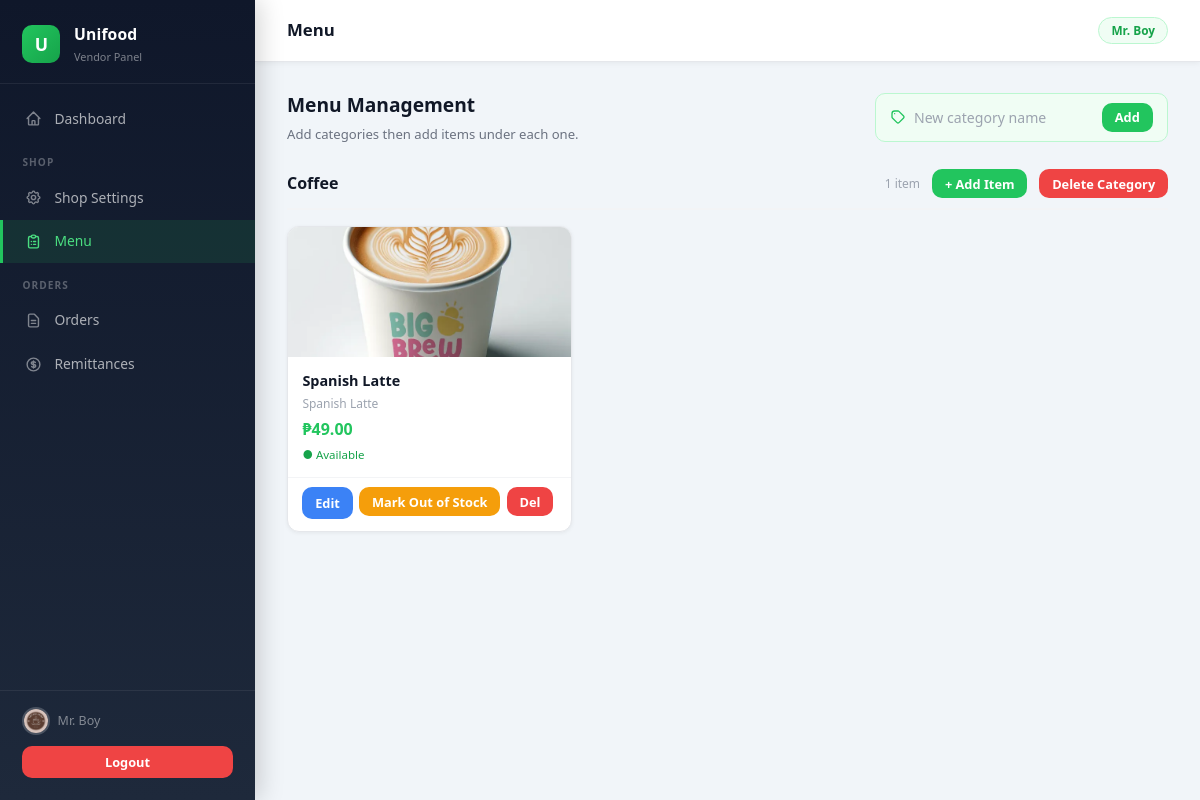
/vendor/menu (signed in), run on the app's committed database.
### models.py (models this page shows, shortened)
class Vendor(db.Model):
    __tablename__ = 'vendors'
    id = db.Column(db.Integer, primary_key=True)
    shop_name = db.Column(db.String(100), nullable=False)
    email = db.Column(db.String(120), unique=True, nullable=False)
    password_hash = db.Column(db.String(256), nullable=False)
    phone = db.Column(db.String(20))
    cover_banner = db.Column(db.String(255))
    shop_logo = db.Column(db.String(255))
    shop_type = db.Column(db.String(50), default='restaurant')  # restaurant, cafe, bakery, etc.
    address = db.Column(db.String(255))
    business_address = db.Column(db.String(255))
    business_city = db.Column(db.String(100))
    vendor_barangay = db.Column(db.String(100))  # used for shipping distance calc
    description = db.Column(db.Text)
    proposal = db.Column(db.Text)
    status = db.Column(db.String(20), default='pending')
    created_at = db.Column(db.DateTime, default=datetime.utcnow)
    categories = db.relationship('Category', backref='vendor', lazy=True,
                                 cascade='all, delete-orphan')
    menu_items = db.relationship('MenuItem', backref='vendor', lazy=True,
                                 cascade='all, delete-orphan')
    orders = db.relationship('Order', backref='vendor', lazy=True,
                              foreign_keys='Order.vendor_id')

class Category(db.Model):
    __tablename__ = 'categories'
    id = db.Column(db.Integer, primary_key=True)
    vendor_id = db.Column(db.Integer, db.ForeignKey('vendors.id'), nullable=False)
    name = db.Column(db.String(100), nullable=False)
    items = db.relationship('MenuItem', backref='category', lazy=True)

class MenuItem(db.Model):
    __tablename__ = 'menu_items'
    id = db.Column(db.Integer, primary_key=True)
    vendor_id = db.Column(db.Integer, db.ForeignKey('vendors.id'), nullable=False)
    category_id = db.Column(db.Integer, db.ForeignKey('categories.id'), nullable=True)
    name = db.Column(db.String(100), nullable=False)
    description = db.Column(db.Text)
    price = db.Column(db.Float, nullable=False)
    image = db.Column(db.String(255))
    is_available = db.Column(db.Boolean, default=True)
    created_at = db.Column(db.DateTime, default=datetime.utcnow)
    order_items = db.relationship('OrderItem', backref='menu_item', lazy=True)

### routes/vendor.py (the view)
@vendor_bp.route('/menu')
@vendor_required
def menu():
    vendor = Vendor.query.get(session['vendor_id'])
    cats = Category.query.filter_by(vendor_id=vendor.id).all()
    uncategorized = MenuItem.query.filter_by(vendor_id=vendor.id, category_id=None).all()
    return render_template('vendor/menu.html', vendor=vendor, categories=cats, uncategorized=uncategorized)

### routes/vendor.py (called while the page is built)
def vendor_required(f):
    @wraps(f)
    def decorated(*args, **kwargs):
        if 'vendor_id' not in session:
            flash('Please log in as a vendor.', 'error')
            return redirect(url_for('vendor.login'))
        vendor = Vendor.query.get(session['vendor_id'])
        if not vendor or vendor.status in ('suspended', 'banned'):
            session.pop('vendor_id', None)
            flash('Your account has been suspended or banned.', 'error')
            return redirect(url_for('vendor.login'))
        return f(*args, **kwargs)
    return decorated

### templates/vendor/menu.html (shortened to what this page needs)
{% extends 'vendor/base.html' %}
{% block page_title %}Menu{% endblock %}
{% block content %}
<div class="menu-page-head">
  <div>
    <h2 style="margin:0;font-size:1.2rem;">Menu Management</h2>
    <p style="margin:.2rem 0 0;font-size:.82rem;color:#6b7280;">Add categories then add items under each one.</p>
  </div>
  <form method="POST" action="{{ url_for('vendor.category_add') }}" class="add-cat-form">
    <svg width="16" height="16" fill="none" stroke="#22c55e" viewBox="0 0 24 24">
      <path stroke-linecap="round" stroke-linejoin="round" stroke-width="2"
        d="M7 7h.01M7 3h5c.512 0 1.024.195 1.414.586l7 7a2 2 0 010 2.828l-7 7a2 2 0 01-2.828 0l-7-7A1.994 1.994 0 013 12V7a4 4 0 014-4z"/>
    </svg>
    <input type="text" name="name" placeholder="New category name" required>
    <button type="submit" class="btn btn-primary btn-sm">Add</button>
  </form>
</div>
{% for cat in categories %}
<div class="cat-section">
  <div class="cat-header">
    <span class="cat-name">{{ cat.name }}</span>
    <span class="cat-item-count">{{ cat.items|length }} item{{ 's' if cat.items|length != 1 else '' }}</span>
    <button class="btn btn-primary btn-sm" onclick="openAddModal({{ cat.id }}, '{{ cat.name|e }}')">
      + Add Item
    </button>
    <form method="POST" action="{{ url_for('vendor.category_delete', cat_id=cat.id) }}"
          onsubmit="return confirm('Delete category &quot;{{ cat.name }}&quot; and unlink its items?')">
      <button class="btn btn-danger btn-sm">Delete Category</button>
    </form>
  </div>
  {% if cat.items %}
  <div class="item-grid">
    {% for item in cat.items %}
    <div class="item-card">
      {% if item.image %}
      <img src="{{ url_for('static', filename=item.image) }}" class="item-img" alt="{{ item.name }}">
      {% endif %}
      <div class="item-body">
        <div class="item-name">{{ item.name }}</div>
        {% if item.description %}<div class="item-desc">{{ item.description[:60] }}{% if item.description|length > 60 %}…{% endif %}</div>{% endif %}
        <div class="item-price">&#8369;{{ '%.2f'|format(item.price) }}</div>
        <div class="item-avail">
          {% if item.is_available %}
          <span style="color:#16a34a;">&#9679; Available</span>
          {% else %}
          <span style="color:#dc2626;">&#9679; Out of Stock</span>
          {% endif %}
        </div>
      </div>
      <div class="item-actions">
        <a href="{{ url_for('vendor.item_edit', item_id=item.id) }}" class="btn btn-info btn-sm">Edit</a>
        <form method="POST" action="{{ url_for('vendor.item_toggle', item_id=item.id) }}" style="display:inline;">
          {% if item.is_available %}
          <button type="submit" class="btn btn-warning btn-sm">Mark Out of Stock</button>
          {% else %}
          <button type="submit" class="btn btn-primary btn-sm">Mark Available</button>
          {% endif %}
        </form>
        <form method="POST" action="{{ url_for('vendor.item_delete', item_id=item.id) }}"
              onsubmit="return confirm('Delete this item?')" style="display:inline;">
          <button class="btn btn-danger btn-sm">Del</button>
        </form>
      </div>
    </div>
    {% endfor %}
  </div>
  {% else %}
  <div class="empty-cat">No items in this category yet. Click <strong>+ Add Item</strong> to get started.</div>
  {% endif %}
</div>
{% endfor %}
{% endblock %}

### templates/vendor/base.html (shortened to what this page needs)
<!DOCTYPE html>
<html lang="en">
<head>
<link rel="stylesheet" href="{{ url_for('static', filename='css/main.css') }}">
</head>
<body>
<div style="display:flex;min-height:100vh;">
  <aside class="v-sidebar">
    <div class="v-logo">
      <div class="v-logo-icon">U</div>
      <div>
        <div class="v-logo-name">Unifood</div>
        <div class="v-logo-sub">Vendor Panel</div>
      </div>
    </div>
    <nav class="v-nav">
      <a href="{{ url_for('vendor.dashboard') }}" class="{% if request.endpoint == 'vendor.dashboard' %}active{% endif %}">
        <svg class="v-nav-icon" fill="none" stroke="currentColor" viewBox="0 0 24 24"><path stroke-linecap="round" stroke-linejoin="round" stroke-width="2" d="M3 12l2-2m0 0l7-7 7 7M5 10v10a1 1 0 001 1h3m10-11l2 2m-2-2v10a1 1 0 01-1 1h-3m-6 0a1 1 0 001-1v-4a1 1 0 011-1h2a1 1 0 011 1v4a1 1 0 001 1m-6 0h6"/></svg>
        Dashboard
      </a>
      <div class="v-nav-section">Shop</div>
      <a href="{{ url_for('vendor.shop') }}" class="{% if request.endpoint == 'vendor.shop' %}active{% endif %}">
        Shop Settings
      </a>
      <a href="{{ url_for('vendor.menu') }}" class="{% if request.endpoint in ('vendor.menu','vendor.item_add','vendor.item_edit','vendor.categories') %}active{% endif %}">
        <svg class="v-nav-icon" fill="none" stroke="currentColor" viewBox="0 0 24 24"><path stroke-linecap="round" stroke-linejoin="round" stroke-width="2" d="M9 5H7a2 2 0 00-2 2v12a2 2 0 002 2h10a2 2 0 002-2V7a2 2 0 00-2-2h-2M9 5a2 2 0 002 2h2a2 2 0 002-2M9 5a2 2 0 012-2h2a2 2 0 012 2m-3 7h3m-3 4h3m-6-4h.01M9 16h.01"/></svg>
        Menu
      </a>
      <div class="v-nav-section">Orders</div>
      <a href="{{ url_for('vendor.orders') }}" class="{% if request.endpoint == 'vendor.orders' %}active{% endif %}">
        <svg class="v-nav-icon" fill="none" stroke="currentColor" viewBox="0 0 24 24"><path stroke-linecap="round" stroke-linejoin="round" stroke-width="2" d="M9 12h6m-6 4h6m2 5H7a2 2 0 01-2-2V5a2 2 0 012-2h5.586a1 1 0 01.707.293l5.414 5.414a1 1 0 01.293.707V19a2 2 0 01-2 2z"/></svg>
        Orders
      </a>
      <a href="{{ url_for('vendor.remittances') }}" class="{% if request.endpoint == 'vendor.remittances' %}active{% endif %}">
        Remittances
      </a>
    </nav>
    <div class="v-sidebar-footer">
      <div class="v-vendor-chip">
        {% if session.get('vendor_logo') %}
        <img src="{{ url_for('static', filename=session.get('vendor_logo')) }}"
             style="width:28px;height:28px;border-radius:50%;object-fit:cover;flex-shrink:0;border:2px solid rgba(255,255,255,.2);">
        {% else %}
        <div class="v-vendor-dot"></div>
        {% endif %}
        <span>{{ session.get('vendor_name','') }}</span>
      </div>
      <a href="{{ url_for('vendor.logout') }}" class="btn btn-danger btn-sm btn-full">Logout</a>
    </div>
  </aside>
  <div class="v-main">
    <header class="v-topbar">
      <span class="v-topbar-title">{% block page_title %}Dashboard{% endblock %}</span>
      <span class="v-topbar-badge">{{ session.get('vendor_name','') }}</span>
    </header>
    <main class="v-content">
      {% block content %}{% endblock %}
    </main>
  </div>
</div>
</body>
</html>

### static/css/main.css (style rules this page uses)
:root { --green: #22c55e; --green-light: #4ade80; --green-pale: #dcfce7; --green-dark: #16a34a; --black: #111827; --gray-dark: #374151; --gray: #6b7280; --gray-light: #e5e7eb; --gray-pale: #f9fafb; --white: #ffffff; --danger: #ef4444; --warning: #f59e0b; --info: #3b82f6; --shadow: 0 2px 12px rgba(0,0,0,.08); --shadow-lg: 0 8px 30px rgba(0,0,0,.12); --radius: 10px; --radius-lg: 16px; }
*, *::before, *::after { box-sizing: border-box; margin: 0; padding: 0; }
html { font-size: 16px; scroll-behavior: smooth; }
body { font-family: 'Segoe UI', system-ui, -apple-system, sans-serif; background: var(--gray-pale); color: var(--black); line-height: 1.6; min-height: 100vh; }
a { color: var(--green-dark); text-decoration: none; }
img { max-width: 100%; display: block; }
input, select, textarea, button { font-family: inherit; }
h2 { font-size: 1.5rem; font-weight: 700; }
p { color: var(--gray-dark); }
.btn { display: inline-flex; align-items: center; gap: .4rem; padding: .6rem 1.2rem; border: none; border-radius: var(--radius); font-size: .9rem; font-weight: 600; cursor: pointer; transition: all .2s; white-space: nowrap; }
.btn-primary { background: var(--green); color: var(--white); }
.btn-danger { background: var(--danger); color: var(--white); }
.btn-warning { background: var(--warning); color: var(--white); }
.btn-info { background: var(--info); color: var(--white); }
.btn-sm { padding: .35rem .8rem; font-size: .8rem; }
.btn-full { width: 100%; justify-content: center; }
.item-card { background: var(--white); border-radius: var(--radius); box-shadow: var(--shadow); overflow: hidden; }

### templates/vendor/base.html (style rules this page uses)
body { background: #f1f5f9; margin: 0; }
.v-sidebar { width: 255px; background: linear-gradient(180deg, #0f172a 0%, #1e293b 100%); color: #fff; display: flex; flex-direction: column; position: fixed; top: 0; left: 0; height: 100vh; overflow-y: auto; z-index: 100; box-shadow: 4px 0 24px rgba(0,0,0,.18); }
.v-logo { padding: 1.4rem 1.4rem 1.1rem; border-bottom: 1px solid rgba(255,255,255,.07); display: flex; align-items: center; gap: .85rem; flex-shrink: 0; }
.v-logo-icon { width: 38px; height: 38px; background: linear-gradient(135deg, #22c55e, #16a34a); border-radius: 10px; display: flex; align-items: center; justify-content: center; font-weight: 900; font-size: 1.1rem; color: #fff; flex-shrink: 0; }
.v-logo-name { font-size: .98rem; font-weight: 700; letter-spacing: .01em; }
.v-logo-sub { font-size: .68rem; opacity: .45; font-weight: 400; margin-top: 1px; }
.v-nav { flex: 1; padding: .75rem 0; }
.v-nav-section { font-size: .63rem; font-weight: 700; text-transform: uppercase; letter-spacing: .11em; color: rgba(255,255,255,.3); padding: .8rem 1.4rem .3rem; }
.v-nav a { display: flex; align-items: center; gap: .75rem; padding: .65rem 1.4rem; color: rgba(255,255,255,.65); font-size: .865rem; font-weight: 500; text-decoration: none; transition: all .18s; border-left: 3px solid transparent; margin: 1px 0; }
.v-nav a.active { color: #4ade80; background: rgba(34,197,94,.12); border-left-color: #22c55e; }
.v-nav-icon { width: 17px; height: 17px; flex-shrink: 0; opacity: .7; }
.v-nav a.active .v-nav-icon { opacity: 1; }
.v-sidebar-footer { padding: 1rem 1.4rem 1.4rem; border-top: 1px solid rgba(255,255,255,.07); flex-shrink: 0; }
.v-vendor-chip { display: flex; align-items: center; gap: .45rem; font-size: .78rem; color: rgba(255,255,255,.45); margin-bottom: .7rem; white-space: nowrap; overflow: hidden; text-overflow: ellipsis; }
.v-main { margin-left: 255px; flex: 1; min-width: 0; display: flex; flex-direction: column; min-height: 100vh; }
.v-topbar { background: #fff; border-bottom: 1px solid #e5e7eb; padding: 0 2rem; height: 62px; display: flex; align-items: center; justify-content: space-between; position: sticky; top: 0; z-index: 50; box-shadow: 0 1px 6px rgba(0,0,0,.06); }
.v-topbar-title { font-weight: 700; font-size: 1.05rem; color: #111827; }
.v-topbar-badge { font-size: .74rem; font-weight: 700; background: #f0fdf4; color: #16a34a; border: 1px solid #bbf7d0; border-radius: 999px; padding: .22rem .75rem; }
.v-content { flex: 1; padding: 1.75rem 2rem; }

### data on the page
Vendor: get "Mr. Boy"
Category: name "Coffee", items|length "1"
MenuItem: image (picture), name "Spanish Latte", description "Spanish Latte", price "49.00", is_available "● Available"
